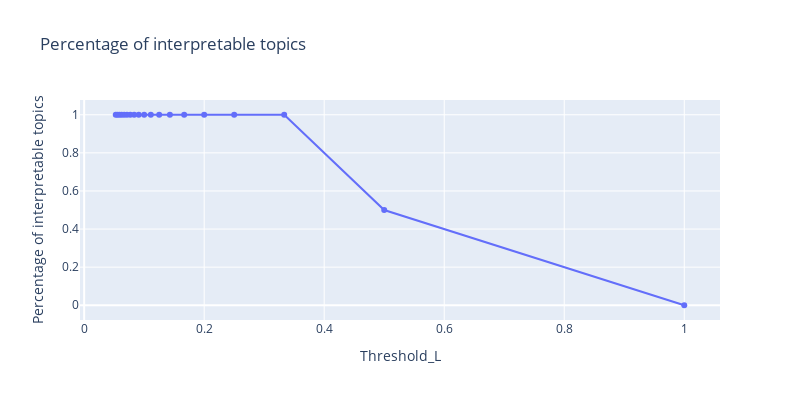

The code cell stored with this chart in its notebook:
### Markdown cell above
The plot shows that when L = 0.333, the percentage of interpretable topics is 100%, so I set L to be 0.333 - ie, each topic needs at least 3 (1/0.333) paragraphs with the probability that they belong to the topic is no less than 3  for interpretation. It is worth noting that L is inversely proportional to the minimum number of paragraphs of each topic for interpretation (1/L), in other words, the lower the threshold L is, the more paragraphs that users need to interpret the topics. Although when L = 0.1 the percentage of interpretable topics is also 100%, the minimum number of paragraphs of each topic for interpretation also rises to 10 (1/0.1), which increases the workload of interpretation significantly.

### Code cell
list_perc2 = []
for i in list_L:
    num = perc(i, df_topic_para.drop(list_remove_para))
    list_perc2.append(num)

df_L2 = pd.DataFrame({'Threshold_L': list_L, 'Percentage of interpretable topics': list_perc2})
fig_L2 = px.line(df_L2, x = 'Threshold_L', y="Percentage of interpretable topics", title = 'Percentage of interpretable topics')
fig_L2.update_layout(autosize=False, width=800, height=400)
fig_L2.update_traces(mode = "lines + markers")
fig_L2.show()

### Figure 1 — Plotly figure (JSON) as saved in the notebook; plotly's stock layout.template omitted (floating-point values rounded to 4 significant figures)
{"data": [{"hovertemplate": "Threshold_L=%{x}<br>Percentage of interpretable topics=%{y}<extra></extra>", "legendgroup": "", "line": {"color": "#636efa", "dash": "solid"}, "mode": "lines+markers", "name": "", "orientation": "v", "showlegend": false, "type": "scatter", "x": [1, 0.5, 0.3333, 0.25, 0.2, 0.1667, 0.1429, 0.125, 0.1111, 0.1, 0.09091, 0.08333, 0.07692, 0.07143, 0.06667, 0.0625, 0.05882, 0.05556, 0.05263], "xaxis": "x", "y": [0, 0.5, 1, 1, 1, 1, 1, 1, 1, 1, 1, 1, 1, 1, 1, 1, 1, 1, 1], "yaxis": "y"}], "layout": {"autosize": false, "height": 400, "legend": {"tracegroupgap": 0}, "title": {"text": "Percentage of interpretable topics"}, "width": 800, "xaxis": {"anchor": "y", "domain": [0, 1], "title": {"text": "Threshold_L"}}, "yaxis": {"anchor": "x", "domain": [0, 1], "title": {"text": "Percentage of interpretable topics"}}}}
